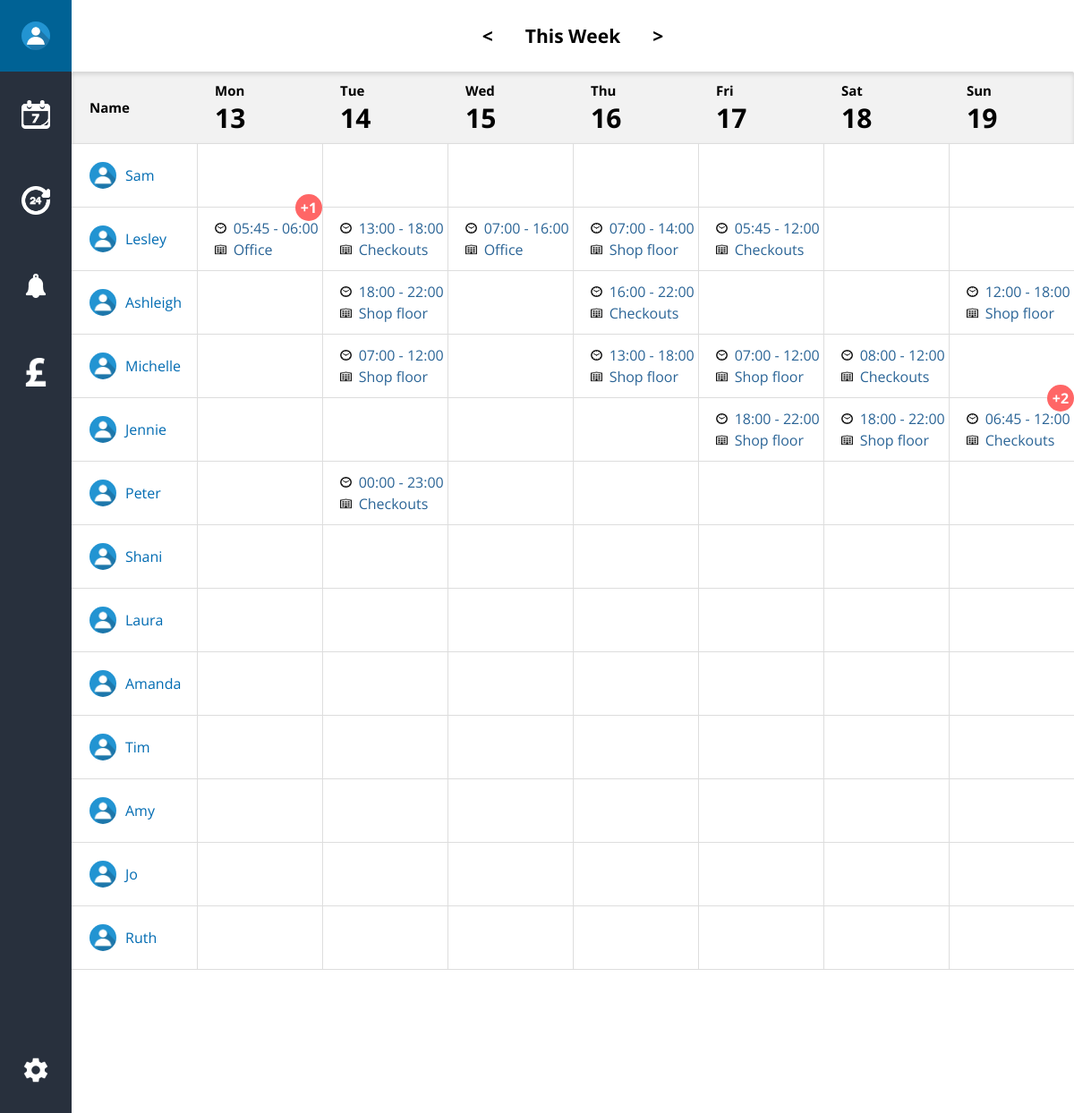
The app's page /overview.php with its own data.
### tables this page shows
CREATE TABLE IF NOT EXISTS `tblemployee` (
  `EmployeeID` int(11) NOT NULL AUTO_INCREMENT,
  `OrganizationID` int(11) NOT NULL,
  `EmployeeFirst` varchar(256) NOT NULL,
  `EmployeeLast` varchar(256) NOT NULL,
  `EmployeeType` varchar(256) NOT NULL,
  `EmployeePayrate` decimal(11,2) NOT NULL,
  `EmployeeEmail` varchar(256) NOT NULL,
  `EmployeePassword` varchar(256) NOT NULL,
  PRIMARY KEY (`EmployeeID`),
  UNIQUE KEY `EmployeeID` (`EmployeeID`),
  KEY `OrganizationID` (`OrganizationID`)
);

CREATE TABLE IF NOT EXISTS `tblbook` (
  `EmployeeID` int(11) NOT NULL,
  `DepartmentID` int(11) NOT NULL,
  `BookID` int(11) NOT NULL AUTO_INCREMENT,
  `StartTime` time NOT NULL,
  `EndTime` time NOT NULL,
  `BookDate` date NOT NULL,
  PRIMARY KEY (`BookID`),
  UNIQUE KEY `EmployeeID` (`EmployeeID`,`DepartmentID`,`BookID`),
  KEY `DepartmentID` (`DepartmentID`)
);

CREATE TABLE IF NOT EXISTS `tbldepartment` (
  `DepartmentID` int(11) NOT NULL AUTO_INCREMENT,
  `DepartmentName` varchar(256) NOT NULL,
  `DepartmentMinEmployees` int(11) NOT NULL,
  PRIMARY KEY (`DepartmentID`),
  UNIQUE KEY `DepartmentID` (`DepartmentID`)
);

### includes/classes.php (called while the page is built, shortened)
<?php
require_once "dbh.inc.php";
class Employee{
    private $employeeID;
    private $employeeFirst;
    private $employeeLast;
    public function setByParams($id, $first, $last, $type, $payrate, $email, $orgID){
        $this->employeeID = $id;
        $this->employeeFirst = $first;
        $this->employeeLast = $last;
    }
    public function getName($length = "first"){
        if ($length == "full") {
            return $this->employeeFirst . " " . $this->employeeLast;
        } else {
            return $this->employeeFirst;
        }
    }
    public function getID(){
        return $this->employeeID;
    }
}
class HourTile{
    private $departmentID;
    private $startTime;
    private $endTime;
    public function setByParams($id, $empId, $depID, $start, $end, $date){
        $this->departmentID = $depID;
        $this->startTime = $start;
        $this->endTime = $end;
    }
    public function getStart(){
        return substr($this->startTime, 0, 5);
    }
    public function getEnd(){
        return substr($this->endTime, 0, 5);
    }
    public function getDepartment(){
        $dep = $this->departmentID;
        $query = "SELECT DepartmentName FROM tbldepartment WHERE DepartmentID='$dep'";
        $dbh = new Dbh();
        $name = $dbh->executeSelect($query);
        return $name[0]['DepartmentName'];
    }
}

### includes/dbh.inc.php (called while the page is built, shortened)
<?php
class Dbh{
    private $dbh;
    private $dbServername = "localhost";
    private $dbUsername = "root";
    private $dbPassword = "";
    private $dbName = "zerocontractor";
    public function __construct(){
        $this->dbh = new PDO("mysql:dbname=" . $this->dbName . ";host=" . $this->dbServername . ";",
        $this->dbUsername, $this->dbPassword);
    }
    public function executeSelect($query) {
        $this->dbh->setAttribute(PDO::ATTR_ERRMODE, PDO::ERRMODE_EXCEPTION);
        $stmt = $this->dbh->prepare($query);
        $result = $stmt->execute();
        $entry = $stmt->fetchAll(PDO::FETCH_ASSOC);
        return $entry;
    }
}

### overview.php (the view, shortened to what this page needs)
<?php
    $stylesheet = "main";
    require_once "includes/header.inc.php";
    require_once "includes/dbh.inc.php";
    require_once "includes/classes.php";
    $dbh = new Dbh();
    $week = "-4";
    $days = 7;
    if (isset($_SESSION)) {
        $user = new Employee();
        $user->setByParams($_SESSION['u_id'], $_SESSION['u_first'], $_SESSION['u_last'], $_SESSION['u_type'],
            $_SESSION['u_payrate'], $_SESSION['u_email'], $_SESSION['u_cuid']);
    }
?>
        <header id="header__overview-header">
            <nav class="overview-header__nav">
                <span><</span><span>This Week</span><span>></span>
            </nav>
        </header>
        <?php require_once "includes/side-nav.inc.php" ?>
        <div id="overview-manager" class="overview-manager__container">
            <div class="overview-manager__table">
                <div class="overview-manager__row overview-manager__row--header">
                    <div class="overview-manager__cell overview-manager__cell--header">
                        <div class="cell__content"><div class="cell__text-content"><span>Name</span></div></div>
                    </div>
                    <?php
                        for ($i = 0; $i < $days; $i++) {
                            $date = new DateTime(date('Y-m-d', strtotime('monday ' . $week . ' week') + (($i + 1) * 86300)));
                    ?>
                    <div class="overview-manager__cell overview-manager__cell--header <?php if ($date->format('Y-m-d') == date('Y-m-d')) { echo "overview-manager__cell--today"; }?>">
                        <div class="cell__content">
                            <div class="cell__text-content">
                                <span><?php echo  $date->format('D'); ?></span>
                                <span class="day"><?php echo $date->format('d'); ?></span>
                            </div>
                        </div>
                    </div>
                        <?php } ?>
                </div>
                <?php
                    $query = "SELECT * FROM tblemployee";
                    $empResult = $dbh->executeSelect($query);
                    if ($empResult) {
                        foreach ($empResult as $emp) {
                            $employee = new Employee();
                            $employee->setByRow($emp);
                ?>
                <div class="overview-manager__row <?php if ($employee->getID() == $user->getID()) { echo "user"; } ?>">
                    <div class="overview-manager__cell">
                        <div class="cell__content cell__content--first">
                            <div class="cell__text-content">
                                <img src="media/img/icons/profile.jpg" class="user-pic" />
                                <span><?php echo $employee->getName(); ?></span>
                            </div>
                        </div>
                    </div>
                    <?php
                            for ($i = 1; $i < $days + 1; $i++) {
                                $select = $employee->getID();
                                $date = date('Y-m-d', strtotime('monday ' . $week . ' week') + ($i * 86300));
                                $query = "SELECT * FROM tblbook WHERE BookDate='$date' AND EmployeeID='$select' ORDER BY StartTime, EndTime";
                                $bookResult = $dbh->executeSelect($query);
                                if ($bookResult) {
                                    $bookedHours = new HourTile();
                                    $bookedHours->setByRow($bookResult[0]);
                    ?>
                    <div class="overview-manager__cell overview-manager__cell--button <?php if ($date == date('Y-m-d')) { echo "overview-manager__cell--today"; }?>">
                        <div class="cell__content cell__content--dropdown">
                            <div class="cell__text-content cell__text-content--responsive">
                                <span>
                                    <img src="media/img/icons/clock.png" alt="Clock time icon" class="img-small" />
                                    <?php echo $bookedHours->getStart(); ?> - <?php echo $bookedHours->getEnd(); ?>
                                </span>
                                <span>
                                    <img src="media/img/icons/department.png" clock="Department icon" class="img-small" />
                                    <?php echo $bookedHours->getDepartment(); ?>
                                </span>
                            </div>
                        </div>
                        <?php if (count($bookResult) > 1) { ?>
                            <div class="notification-bubble">+<?php echo count($bookResult) - 1;?></div>
                        <?php } ?>
                    </div>
                    <?php } else {  ?>
                    <div class="overview-manager__cell overview-manager__cell--button overview-manager__cell--empty <?php if ($date == date('Y-m-d')) { echo "overview-manager__cell--today"; }?>">
                        <div class="cell__content"></div>
                    </div>
                    <?php
                            }
                        }
                    ?>
                </div>
                <?php
                        }
                    } else {
                        echo "there is nothing to display here!";
                    }
                ?>
            </div>
            <div id="footer__overview-footer">
            </div>
        </div>
<?php
    require_once "includes/footer.inc.php";
?>

### includes/header.inc.php (shortened to what this page needs)
<!DOCTYPE html>
<html xmlns="http://www.w3.org/1999/xhtml" lang="en">
	<head>
		<link rel="stylesheet" type="text/css" href="css/<?php echo $stylesheet; ?>.css?version=61">
	</head>
	<body>

### includes/side-nav.inc.php
<div id="side-nav" class="side-nav__container">
    <nav class="side-nav__nav">
        <ul>
            <?php
                $icons = array(array("profile.jpg", $user->getName("full")), array("weekly.png", "Weekly Overview"),
                    array("daily.png", "Daily Overview"), array("bell.png", "Notifications"), array("pound.png", "Accounts"));
                foreach ($icons as $icon) {
            ?>
            <li class="nav__icon nav__icon--link" data-tool-tip="<?php echo $icon[1]; ?>">
                <img src="media/img/icons/<?php echo $icon[0]; ?>" />
            </li>
            <?php } ?>
            <li class="nav__icon nav__icon--link nav__icon--last" data-tool-tip="Settings">
                <img src="media/img/icons/settings.png" />
            </li>
        </ul>
    </nav>
</div>

### includes/footer.inc.php (shortened to what this page needs)
    </body>
</html>

### records on screen
tblemployee: EmployeeFirst "Sam"
tblemployee: EmployeeFirst "Lesley"
tblbook: StartTime "05:45", EndTime "06:00", DepartmentID.DepartmentName "Office", count($bookResult) - 1 "1"
tblbook: StartTime "13:00", EndTime "18:00", DepartmentID.DepartmentName "Checkouts"
tblbook: StartTime "07:00", EndTime "16:00", DepartmentID.DepartmentName "Office"
tblbook: StartTime "07:00", EndTime "14:00", DepartmentID.DepartmentName "Shop floor"
tblbook: StartTime "05:45", EndTime "12:00", DepartmentID.DepartmentName "Checkouts"
tblemployee: EmployeeFirst "Ashleigh"
tblbook: StartTime "18:00", EndTime "22:00", DepartmentID.DepartmentName "Shop floor"
tblbook: StartTime "16:00", EndTime "22:00", DepartmentID.DepartmentName "Checkouts"
tblbook: StartTime "12:00", EndTime "18:00", DepartmentID.DepartmentName "Shop floor"
tblemployee: EmployeeFirst "Michelle"
tblbook: StartTime "07:00", EndTime "12:00", DepartmentID.DepartmentName "Shop floor"
tblbook: StartTime "13:00", EndTime "18:00", DepartmentID.DepartmentName "Shop floor"
tblbook: StartTime "07:00", EndTime "12:00", DepartmentID.DepartmentName "Shop floor"
tblbook: StartTime "08:00", EndTime "12:00", DepartmentID.DepartmentName "Checkouts"
tblemployee: EmployeeFirst "Jennie"
tblbook: StartTime "18:00", EndTime "22:00", DepartmentID.DepartmentName "Shop floor"
tblbook: StartTime "18:00", EndTime "22:00", DepartmentID.DepartmentName "Shop floor"
tblbook: StartTime "06:45", EndTime "12:00", DepartmentID.DepartmentName "Checkouts", count($bookResult) - 1 "2"
tblemployee: EmployeeFirst "Peter"
tblbook: StartTime "00:00", EndTime "23:00", DepartmentID.DepartmentName "Checkouts"
tblemployee: EmployeeFirst "Shani"
tblemployee: EmployeeFirst "Laura"
tblemployee: EmployeeFirst "Amanda"
tblemployee: EmployeeFirst "Tim"
tblemployee: EmployeeFirst "Amy"
tblemployee: EmployeeFirst "Jo"
tblemployee: EmployeeFirst "Ruth"

### other values on screen
$date->format('D') "Mon"
$date->format('d') "13"
$date->format('D') "Tue"
$date->format('d') "14"
$date->format('D') "Wed"
$date->format('d') "15"
$date->format('D') "Thu"
$date->format('d') "16"
$date->format('D') "Fri"
$date->format('d') "17"
$date->format('D') "Sat"
$date->format('d') "18"
$date->format('D') "Sun"
$date->format('d') "19"
